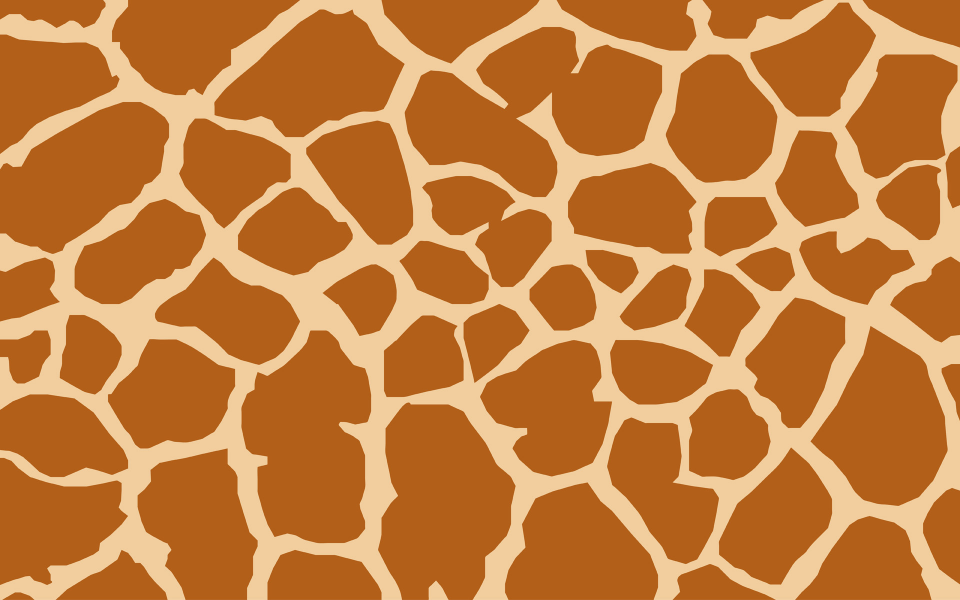
#> input picture test_images/pattern3.jpg, 1920 x 1200 px (shown at 1/2 size)
$ python -i spots.py   (imports and definitions only)
#> lines starting #> are read from the running program, lines starting #| are printed output that depends on the picture
#> further down, picture is the input picture: shape (1200, 1920, 3); mean B, G, R 62.9, 126.6, 196.2
import numpy as np
import cv2
import sys


def process(frame):
    # Our operations on the frame come here
    gray = cv2.cvtColor(frame, cv2.COLOR_BGR2GRAY)

    return gray


def spots(img):
    img = cv2.resize(img, (900,600))
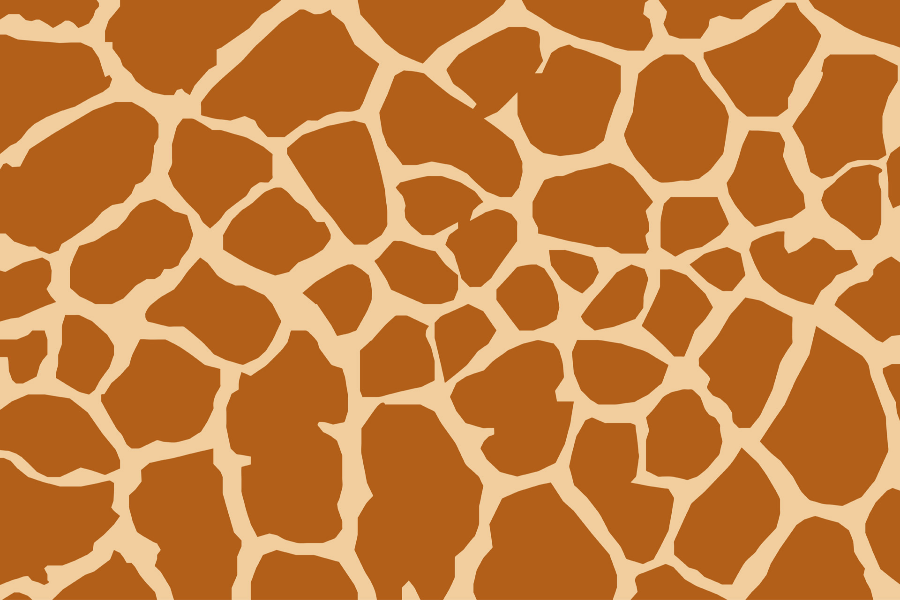
#> img: shape (600, 900, 3); mean of channels 0, 1, 2 62.9, 126.6, 196.2; drawn as B, G, R
    ret, img = cv2.threshold(img, 127, 255, cv2.THRESH_BINARY)
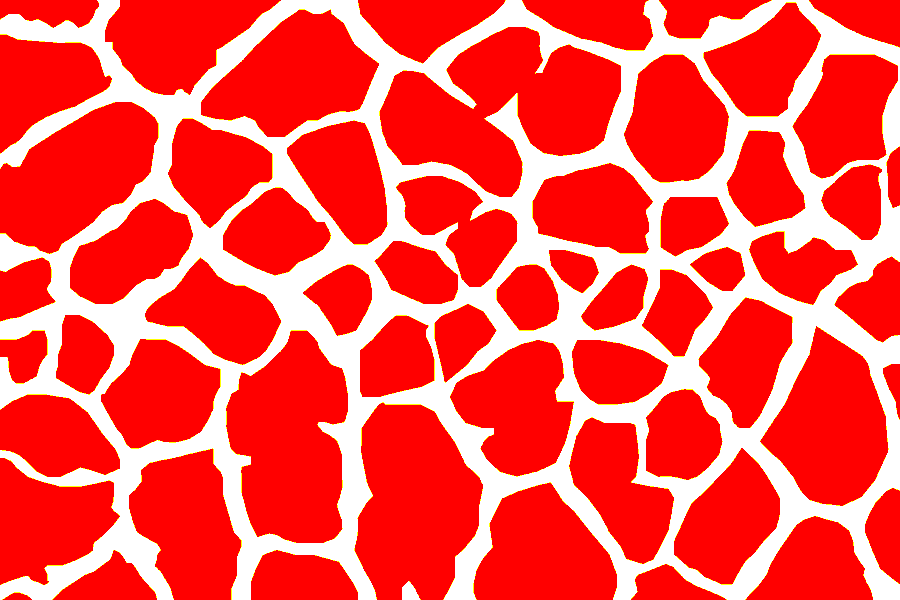
#> img: shape (600, 900, 3); mean of channels 0, 1, 2 71, 74.1, 255; drawn as B, G, R

    img = cv2.medianBlur(img, 3)

    kernel = np.ones((4, 4), np.uint8)
    img = cv2.erode(img, kernel, iterations=1)
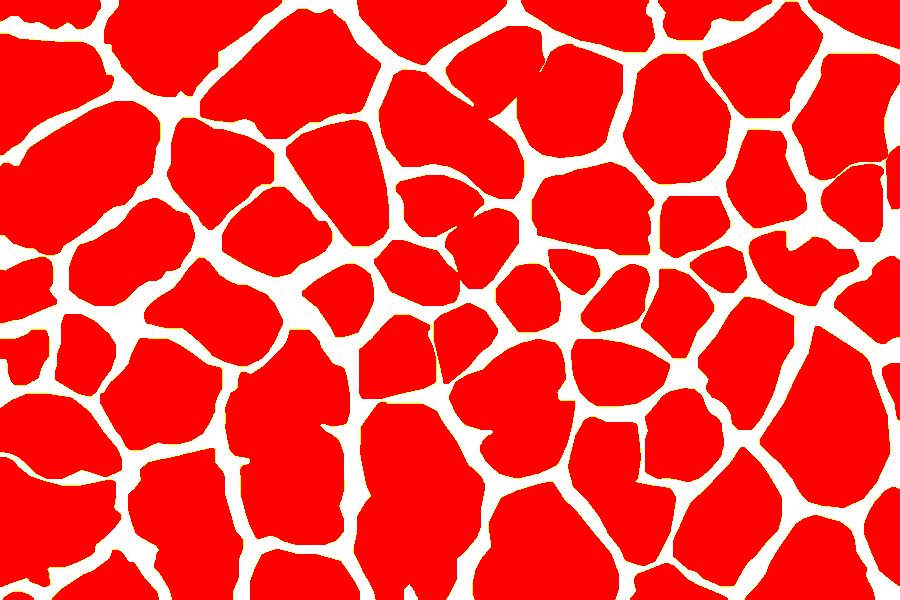
#> img: shape (600, 900, 3); mean of channels 0, 1, 2 55.6, 58.8, 255; drawn as B, G, R
    img = cv2.medianBlur(img, 7)
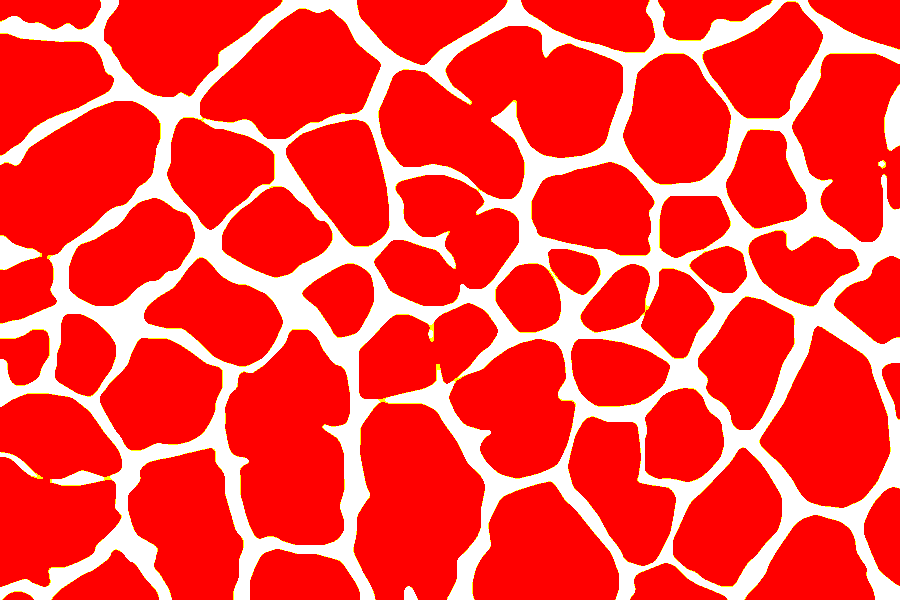
#> img: shape (600, 900, 3); mean of channels 0, 1, 2 55.6, 58.9, 255; drawn as B, G, R
    kernel = np.ones((4, 4), np.uint8)
    img = cv2.dilate(img, kernel, iterations=1)
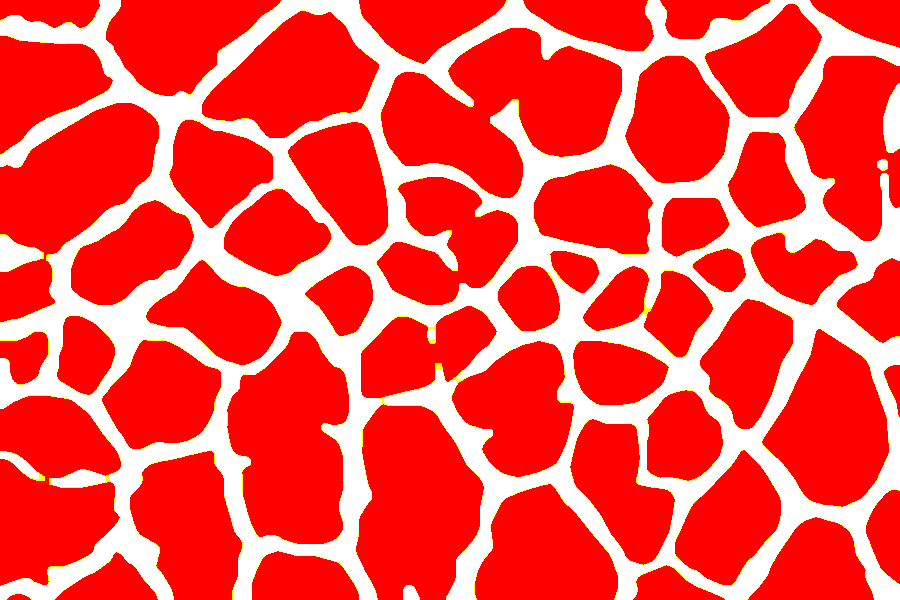
#> img: shape (600, 900, 3); mean of channels 0, 1, 2 70.6, 73.9, 255; drawn as B, G, R

    img = cv2.medianBlur(img, 9)
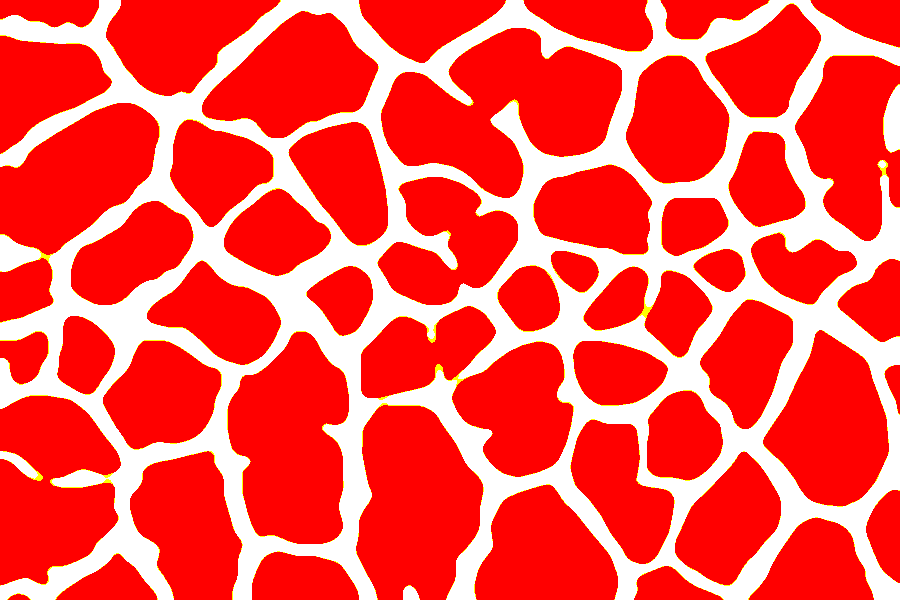
#> img: shape (600, 900, 3); mean of channels 0, 1, 2 71, 74.3, 255; drawn as B, G, R
    return img


def test():
    img = cv2.imread(sys.argv[1], 0)
    img = spots(img)
    cv2.imshow('frame', img)

    # Wait for quit key
    while True:
        if cv2.waitKey(1) & 0xFF == ord('q'):
            break

    # When everything done, release the capture
    cv2.destroyAllWindows()

>>> import cv2
>>> picture = cv2.imread('test_images/pattern3.jpg')
>>> result = spots(picture)
